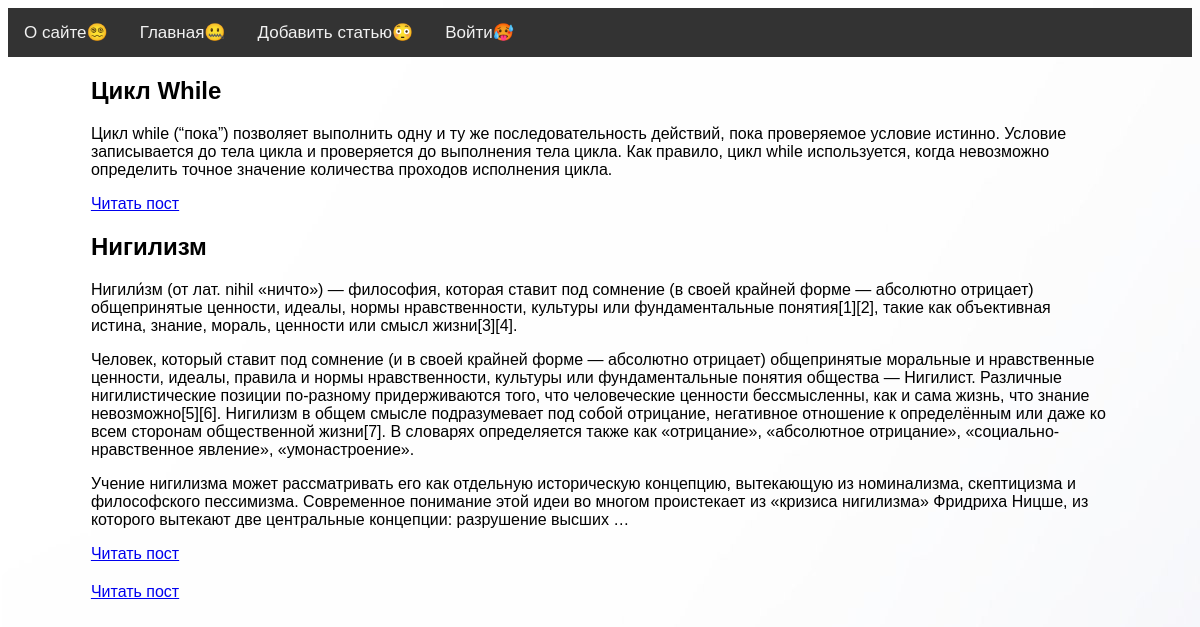
Before: / with the older database file.
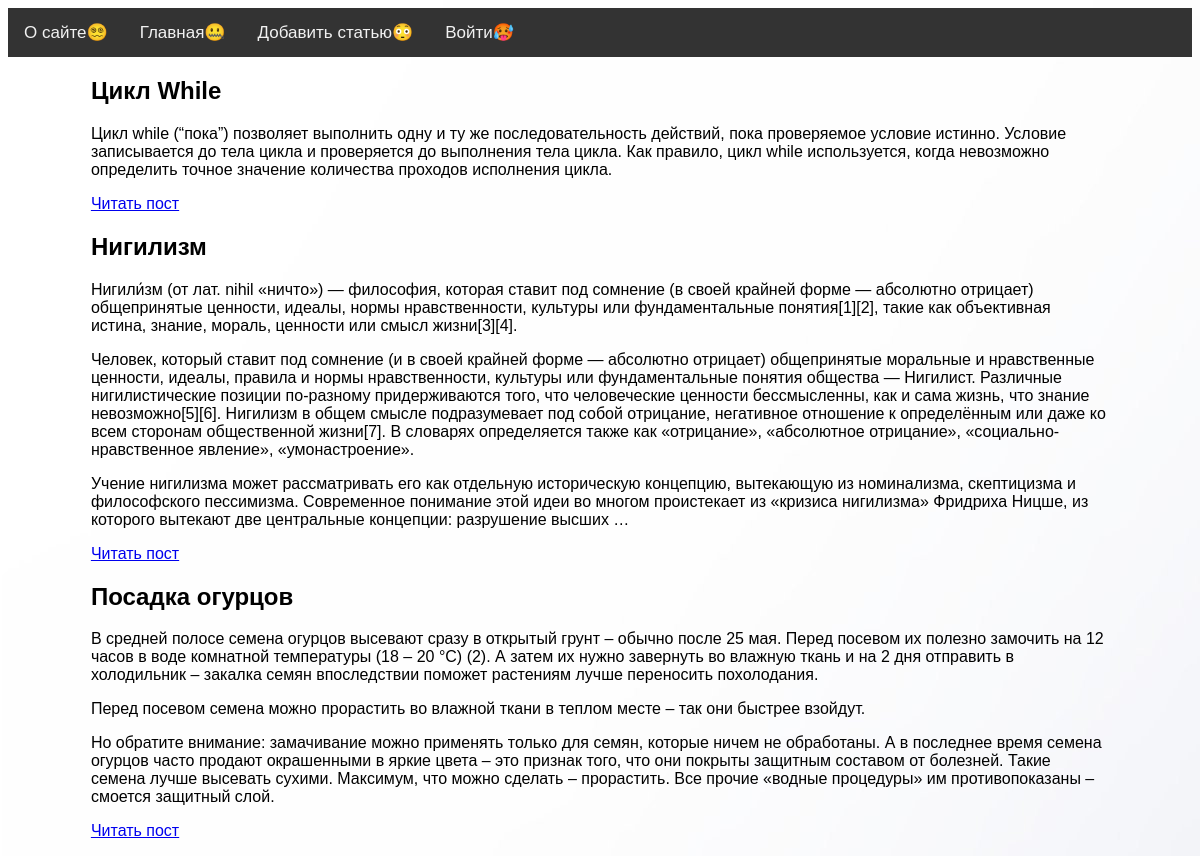
After: the same page with the newer database file.
### blog/models.py (models this page shows, shortened)
class StandartPost(models.Model):
    title = models.CharField(max_length=255)
    post_author = models.TextField(blank=True)
    post_header_image = models.ImageField(upload_to='photos/%d/%m/%Y')
    post_text = models.TextField(blank=True)
    time_create = models.DateTimeField(auto_now_add=True)
    time_update = models.DateTimeField(auto_now=True)
    is_published = models.BooleanField(default=True)
    def get_absolute_url(self):
        return reverse('post', kwargs={'post_id': self.pk})

### blog/views.py (the view)
# urls.py: path('', index, name='home'),
def index(request):
    posts = StandartPost.objects.all()
    main_page_context = {'posts': posts, 'menu': menu_buttons, 'title': 'Главная страница'}
    return render(request, 'blog/index.html', context=main_page_context)

### blog/templates/blog/index.html
{% extends "blog/base.html" %}
{% load static%}
{% block content %}
    {% for p in posts %}
        <h2>{{ p.title }}</h2>
        <p>{{ p.post_text|linebreaks|truncatewords:150 }}</p>
        <p class="link-read-post"><a href="{{ p.get_absolute_url }}">Читать пост</a></p>
    {% endfor %}
{% endblock %}

### blog/templates/blog/base.html (shortened to what this page needs)
<!DOCTYPE html>
{%  load static %}
<html lang="ru">
    <head>
        <link rel="stylesheet"  type="text/css" href="{% static 'blog/css/styles.css' %}">
    </head>
    {%block mainmenu%}
    <header>
        <div class="topnav">
            <nav>
            {% for  m in menu %}
                {% if not forloop.last %}
                    <a href="{% url  m.url_name %}">{{ m.title }}</a>
                {% else %}
                    <a href="{% url  m.url_name %}">{{ m.title }}</a>
                {% endif %}
            </nav>
            {% endfor %}
        </div>
    </header>
    {% endblock mainmenu %}
    <body>
        <div class="maincontent">
        {% block content %}
        {% endblock %}
        </div>
    </body>
</html>

### blog/static/blog/css/styles.css (style rules this page uses)
body { font-family: 'Arial'; background: url('../images/main_back.jpg'); }
.maincontent { padding-right: 7%; padding-left: 7%; }
.topnav { overflow: hidden; background-color: #333; }
.topnav a { float: left; color: #f2f2f2; text-align: center; padding: 14px 16px; text-decoration: none; font-size: 17px; }
.link-read-post { text-decoration: none; color: red; }

Changed rows visible on the page:
changed StandartPost: title (not shown) → "Посадка огурцов"; post_text (not shown) → "В средней полосе семена огурцов высевают сразу в открытый грунт – обычно после 25 мая. Перед посевом их полезно замочить на 12 часов в воде комнатной температуры (18 – 20 °С) (2). А затем их нужно завернуть во влажную ткань и на 2 дня отправить в холодильник – закалка семян впоследствии поможет растениям лучше переносить похолодания. Перед посевом семена можно прорастить во влажной ткани в теплом месте – так они быстрее взойдут. Но обратите внимание: замачивание можно применять только для семян, которые ничем не обработаны. А в последнее время семена огурцов часто продают окрашенными в яркие цвета – это признак того, что они покрыты защитным составом от болезней. Такие семена лучше высевать…"
